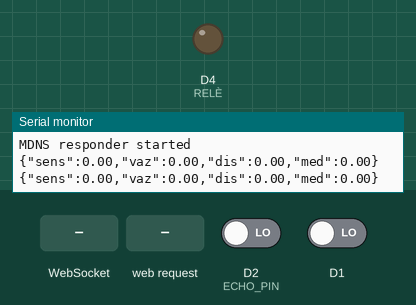
Recording of a sketch running on a simulated ESP8266 (NodeMCU). Parts: output pins drawn as LEDs (lit = HIGH), the last lines printed to the serial monitor. The test bench sets the inputs (shaded band); at power-on: D2 (ECHO_PIN) LOW, D1 LOW.

Above: at 1.2 s.
1.3 s: WebSocket text "LED 1 is ON" received
At 3.8 s:
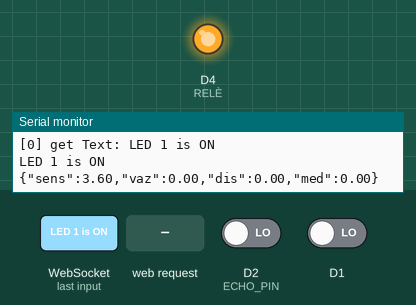
4.5 s: WebSocket text "LED 1 is OFF" received
At 7.2 s:
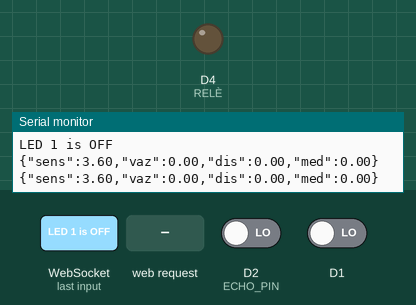
7.5 s: HTTP request GET /led1/on received
At 8.2 s:
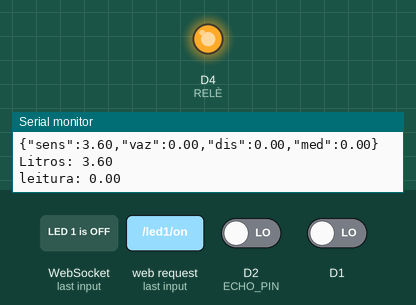
Timing chart, 0 to 10.5 s (numbered marks = the images above; inputs shaded):
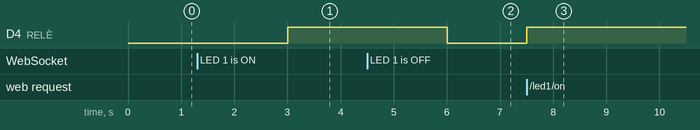

The sketch:

Proj-esp8266.ino
```cpp
#ifdef ESP8266
#include <ESP8266WiFi.h>
#include <ESP8266mDNS.h>
#include <NewPingESP8266.h>
#elif defined(ESP32)
#include <WiFi.h>
#include <ESPmDNS.h>
#else
#error "Board not found"
#endif
#include <ESPAsyncWebServer.h>
#include <WebSocketsServer.h>

#include <ArduinoJson.h>
#include <Ticker.h>

#define LED1 13
#define LED2 12

//----------------------SENSOR ULTRASSONICO -----------------------------
#define TRIGGER_PIN  0
#define ECHO_PIN     4

long duracao = 0;
float distancia = 0;
float leitura, conversao1, conversao2, conversao3;
int cont = 0;

NewPingESP8266 sonar(TRIGGER_PIN, ECHO_PIN); // NewPing setup of pins and maximum distance.

float mapFloat(float x, float in_min, float in_max, float out_min, float out_max) {
 return (x - in_min) * (out_max - out_min) / (in_max - in_min) + out_min;
}
//----------------------------------------------------------------------------------

//----------------------SENSOR DE VAZÃO -----------------------------


float vazao; //Variável para armazenar o valor em L/min
float media = 0; //Variável para fazer a média
int contaPulso; //Variável para a quantidade de pulsos
int i = 0; //Variável para segundos
int Min = 00; //Variável para minutos
float Litros = 0; //Variável para Quantidade de agua
float MiliLitros = 0; //Variavel para Conversão


void ICACHE_RAM_ATTR incpulso(){
 contaPulso++; //Incrementa a variável de pulsos
}

//----------------------------------------------------------------------------------
void send_sensor();
Ticker timer;

char webpage[] PROGMEM = R"=====(
<!DOCTYPE html>
<html>
<script>
var connection = new WebSocket('ws://'+location.hostname+':81/');

var button_1_status = 0;
var button_2_status = 0;
var sens_data = 0;
var vaz_data = 0;
var med_data = 0;
var dis_data = 0;
connection.onmessage = function(event){

  var full_data = event.data;
  console.log(full_data);
  var data = JSON.parse(full_data);
  sens_data = data.sens;
  vaz_data = data.vaz;
  med_data = data.med;
  dis_data = data.dis;
  document.getElementById("sensor_meter").value = sens_data;
  document.getElementById("sensor_value").innerHTML = sens_data;
  document.getElementById("vazao_meter").value = vaz_data;
  document.getElementById("vazao_value").innerHTML = vaz_data;
  document.getElementById("media_meter").value = med_data;
  document.getElementById("media_value").innerHTML = med_data;
  document.getElementById("distancia_meter").value = dis_data;
  document.getElementById("distancia_value").innerHTML = dis_data;
}

function button_1_on()
{
  console.log("LED 1 is ON");
  connection.send("LED 1 is ON");
}

function button_1_off()
{
console.log("LED 1 is OFF");
connection.send("LED 1 is OFF");
}
</script>

<style>
  *{
    padding: 0;
    margin: 0;
    box-sizing: border-box;
    align-items: center;
  }
  html,body{
    width: 100%;
  }
  header{
    padding-bottom: 30px;
    background: #4A6FFC;
    padding-top: 30px;
    text-align: center;
    border-bottom-left-radius: 7px;
    border-bottom-right-radius: 7px;
  }
  h1, article{
    color: antiquewhite;
  }
  .meter-container{
    height: 100%;
    display: flex;
    flex-direction: row;
    padding-top: 4%;
    padding-bottom: 4%;
  }
  .Container-agua{
    width:50%;
    height: 50%;
    display: flex;
    border-left: 2px #74C4F1;
    align-items: center;
    justify-content: center;
    border-right: 1px solid #647DDB;


  }
  .Container-vazao{
    width: 50%;
    height: 50%;
    display: flex;
    flex-direction: row;
    align-items: center;
    justify-content: center;
  }

  #vazao_meter{
    width: 50%;
    height: 60px;
    border-radius: 50px;
    margin-left: 5%

  }
  #sensor_meter{
    width: 40%;
    height: 60px;
    border-radius: 50px;
    margin-left: 5%


  }
    #media_meter{
    width: 50%;
    height: 60px;
    border-radius: 50px;
    margin-left: 5%

  }
  #distancia_meter{
    width: 40%;
    height: 60px;
    border-radius: 50px;
    margin-left: 5%


  }
  h3{
    color: #00044F;
    margin-left: 2%;
  }

  .control{
    width: 100%;
    background-color: rgba(251,251,251,0.27);;
    height: 70px;
    display: flex;
    flex-direction: row;
    align-items: center;
    justify-content:flex-end;
      box-shadow: 0.5px 0.5px 5px #000;
  }

  button{
    width: 16%;
    height: 70%;
    border-radius: 10px;
    border-style: none;
    margin: 10px;
    background: rgba(189,189,189,0.93);
    animation-delay: 2s;
    position: relative;
    transition: all 0.5s ease-in;
    cursor: pointer;
  }
    button:hover{
background-color:rgba(54,54,54,0.73);
    color: aliceblue;
    animation-delay: 1.5s;
  }
  .control h3{
  margin-right: 55%;
    font-family:Cambria, "Hoefler Text", "Liberation Serif", Times, "Times New Roman", "serif";
  }
  </style>
  <header>
    <h1>DASHBOARD</h1>
    <article>Controle de Sisterna</article>
  </header>
<body>
<div class="control">
  <h3> Acionar Bomba </h3>
<button onclick= "button_1_on()" >On</button><button onclick="button_1_off()" >Off</button>
  </div>
<div class="meter-container">
  <div class = "Container-agua">
    <h3>Volume da Agua</h3><meter value="0" min="0" max="4" id="sensor_meter"> </meter><h3 id="sensor_value"> 2 Litros </h3>
  </div>

  <div class = "Container-vazao" >
    <h3>Vazao da Agua</h3><meter value="0" min="0" max="100" id="vazao_meter"> </meter><h3 id="vazao_value"> 2 L/</h3>
  </div>

</div>
  <div class="meter-container">
  <div class = "Container-agua">
    <h3>Distancia</h3><meter value="0" min="0" max="20" id="distancia_meter"> </meter><h3 id="distancia_value"> 2 cm</h3>
  </div>

  <div class = "Container-vazao" >
    <h3>Media Vazao</h3><meter value="0" min="0" max="10" id="media_meter"> </meter><h3 id="media_value"> 2 </h3>
  </div>

</div>


</body>
</html>
)=====";

// ipaddress/led1/on
//ipaddress/led1/off

// ipaddress/led2/on
//ipaddress/led2/off


AsyncWebServer server(80); // server port 80
WebSocketsServer websockets(81);

void notFound(AsyncWebServerRequest *request)
{
  request->send(404, "text/plain", "Page Not found");
}


void webSocketEvent(uint8_t num, WStype_t type, uint8_t * payload, size_t length) {

  switch (type)
  {
    case WStype_DISCONNECTED:
      Serial.printf("[%u] Disconnected!\n", num);
      break;
    case WStype_CONNECTED: {
        IPAddress ip = websockets.remoteIP(num);
        Serial.printf("[%u] Connected from %d.%d.%d.%d url: %s\n", num, ip[0], ip[1], ip[2], ip[3], payload);
      }
      break;
    case WStype_TEXT:
      Serial.printf("[%u] get Text: %s\n", num, payload);
      String message = String((char*)( payload));
      Serial.println(message);

      if(message == "LED 1 is OFF"){
        digitalWrite(2,LOW);
      }

      if(message == "LED 1 is ON"){
        digitalWrite(2,HIGH);
      }

  }
}

void setup(void)
{

  Serial.begin(115200);
  pinMode(2, OUTPUT);
  WiFi.softAP("techiesms", "");
  Serial.println("softap");
  Serial.println("");
  Serial.println(WiFi.softAPIP());


  if (MDNS.begin("ESP")) { //esp.local/
    Serial.println("MDNS responder started");
  }


  server.on("/", [](AsyncWebServerRequest * request)
  {

  request->send_P(200, "text/html", webpage);
  });

   server.on("/led1/on", HTTP_GET, [](AsyncWebServerRequest * request)
  {
    digitalWrite(2,HIGH);
  request->send_P(200, "text/html", webpage);
  });

  server.onNotFound(notFound);

  server.begin();  // it will start webserver
  websockets.begin();
  websockets.onEvent(webSocketEvent);
  timer.attach(0.5,send_sensor);
  pinMode(D5,INPUT);

//-----------------------SENSOR DE VAZAO-------------------------------------------
   pinMode(14, INPUT);
// attachInterrupt(0, incpulso, RISING); //Configura o pino 2(Interrupção 0) interrupção
attachInterrupt(digitalPinToInterrupt(5), incpulso, RISING);
   pinMode(2, OUTPUT); // RELÈ
}
//--------------------------------------------------------------------------------

void loop()
{
 websockets.loop();
//----------------------SENSOR ULTRASSONICO -----------------------------
  delay(1000);
  digitalWrite(TRIGGER_PIN, LOW);    // Limpa TRIGGER_PIN
  delayMicroseconds(2);          // aguarda 2 microsegundos

  digitalWrite(TRIGGER_PIN, HIGH);   // Seta TRIGGER_PIN HIGH
  delayMicroseconds(10);         // aguada 10 microsegundos
  digitalWrite(TRIGGER_PIN, LOW);    // Seta TRIGGER_PIN LOW

  // Leitura do echoPin, retorna a onda de som em microsegundos
  duracao = pulseIn(ECHO_PIN, HIGH);
  distancia= duracao*0.034/2;
  //distancia = distancia*10; // converter cm para mm

  //  leitura = sonar.ping_cm();
  conversao1 = distancia*227,17; // volume(de um cone cortado) é dado em cm cúbico
  conversao2 = (conversao1/1000);// converte de cm cubicos para Litro
  conversao3 = (mapFloat(conversao2, 0, 3.6, 3.6, 0));// converte 0 ate 3.6L

  Serial.print("Litros: ");
  Serial.println(conversao3); // imprime os litros
  Serial.print("leitura: ");
  Serial.println(distancia); // imprime a distancia medida pelo sensor ultrassonico


//----------------------SENSOR DE VAZAO-------------------------- -----------------------------
 contaPulso = 0;//Zera a variável
 sei(); //Habilita interrupção
 delay (1000); //Aguarda 1 segundo
 cli(); //Desabilita interrupção

 vazao = contaPulso / 7.5; //Converte para L/min
 media = media + vazao; //Soma a vazão para o calculo da media
 i++;

 MiliLitros = vazao / 60;
 Litros = Litros + MiliLitros;

 media = media / 60; //faz a média
 Serial.print("nMedia por minuto = "); //Imprime a frase Media por minuto =
 Serial.print(media); //Imprime o valor da media
 Serial.println(" L/min - "); //Imprime L/min
 i = 0; //Zera a variável i para uma nova contagem

//------------------------------------------------------------ -----------------------------

}
void send_sensor()
{
   float vaz = vazao;
   float sens = conversao3;
   float dis = distancia;
   float med = media;
  String JSON_Data = "{\"sens\":";
         JSON_Data += sens;
         JSON_Data += ",\"vaz\":";
         JSON_Data += vaz;
         JSON_Data += ",\"dis\":";
         JSON_Data += dis;
         JSON_Data += ",\"med\":";
         JSON_Data += med;
         JSON_Data += "}";
   Serial.println(JSON_Data);
  websockets.broadcastTXT(JSON_Data);
}
```

Measured:
- after the input at 1.3 s, D4 (RELÈ): LOW → HIGH after 1.7 s
- after the input at 4.5 s, D4 (RELÈ): HIGH → LOW after 1.5 s
- after the input at 7.5 s, D4 (RELÈ): LOW → HIGH at once
